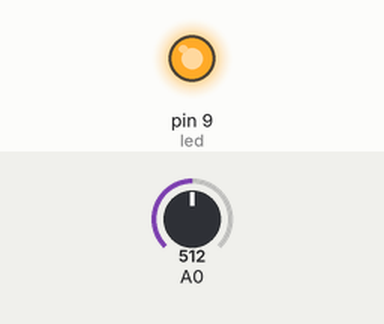
The sketch below on a simulated Arduino Uno, built with avr-gcc and run on an emulated ATmega328P. Parts: output pins drawn as LEDs (lit = HIGH). The inputs (shaded band) are chosen by the test bench; at power-on: A0 = 512.

Above: at 1.2 s.
1.3 s: A0 set to 6
2.8 s: A0 set to 3
At 3.5 s:
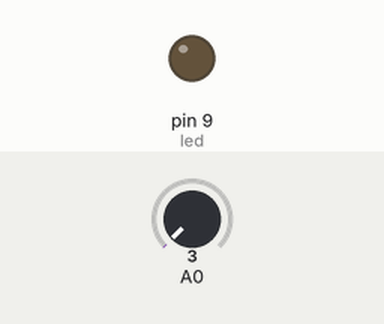
4.3 s: A0 set to 122
At 4.6 s:
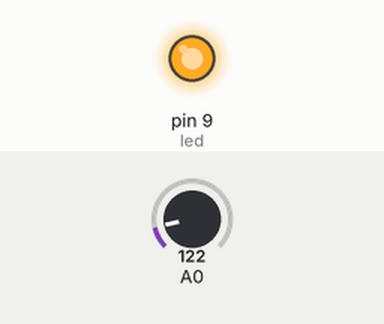
5.8 s: A0 set to 0
At 7.0 s:
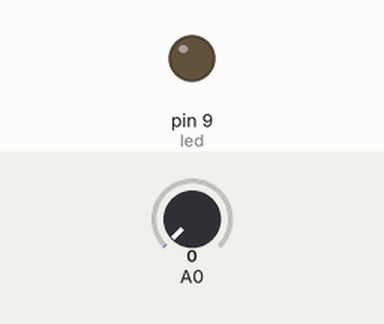
Timing chart, 0 to 8.3 s (numbered marks = the images above; inputs shaded):
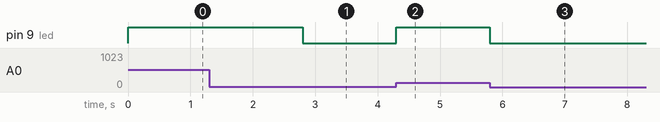

Measured:
- the behaviour switches between 5 and 4 on A0 (found by bisection; images 0 and 1)
- after the input at 1.3 s, every drawn part: stays the same
- after the input at 2.8 s, pin 9 (led): HIGH → LOW at once
- after the input at 4.3 s, pin 9 (led): LOW → HIGH at once
- after the input at 5.8 s, pin 9 (led): HIGH → LOW at once

The sketch:

ejercicio_1.ino
```cpp
int led = 9;
int valor = 0;
int estado= 0;

void setup() {
 pinMode(led, OUTPUT);

}

void loop() {
  estado = analogRead(A0);

  valor = map(estado,0,1023,0,255);
  digitalWrite(led, valor);
}
```
